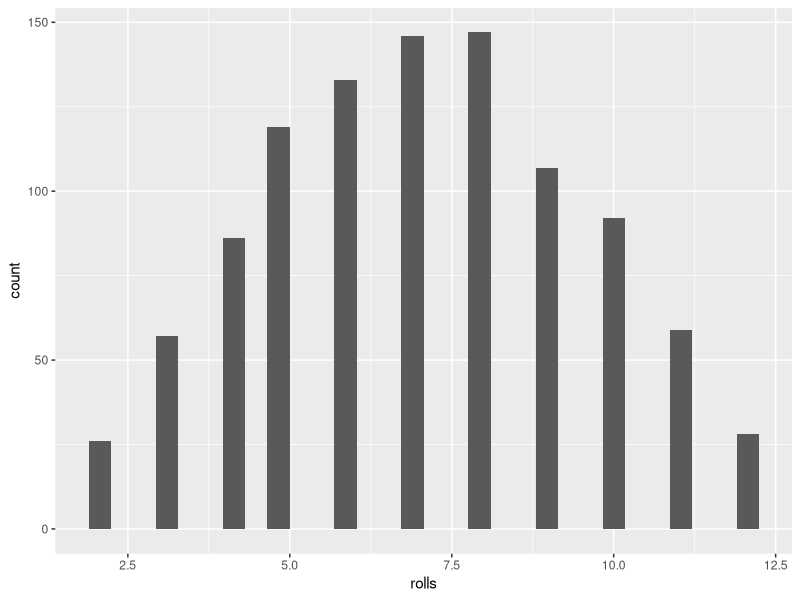
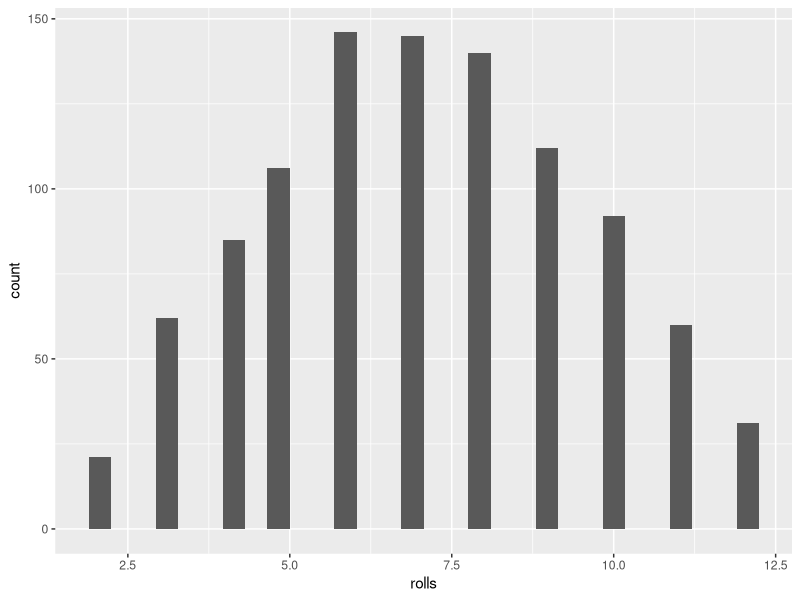
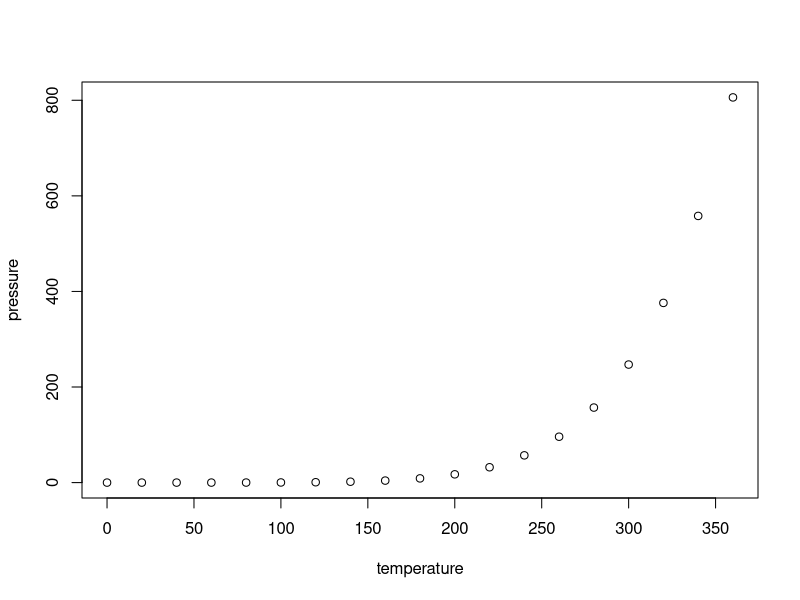

These charts were generated, in order, by the following R code:
## ---- chunk 1
library(tidyverse)
dice <- function(){
  sample(1:6, 1, replace = TRUE)
}

roll_dice <- function(n=1){
  rolls <- vector(mode = "integer", length = n)
  for (i in 1:n) {
    rolls[i] <- dice() + dice()
  }
  return(rolls)
}

x <- tibble(rolls = roll_dice(1000))
ggplot(x, aes(x = rolls)) + geom_histogram(bindwidth = 1)

y <- tibble(rolls = roll_dice(1000))
ggplot(y, aes(x = rolls)) + geom_histogram(bindwidth = 1)

map_roll_dice <- function(n=1){
  map_int(1:n, ~dice() + dice())

x1 <- tibble(rolls + map_roll_dice(1000))
ggplot(x1, aes(x+rolls)) + geomhistogram(binwidth = 1)

}
## ---- chunk 2
summary(cars)
## ---- chunk 3
plot(pressure)
